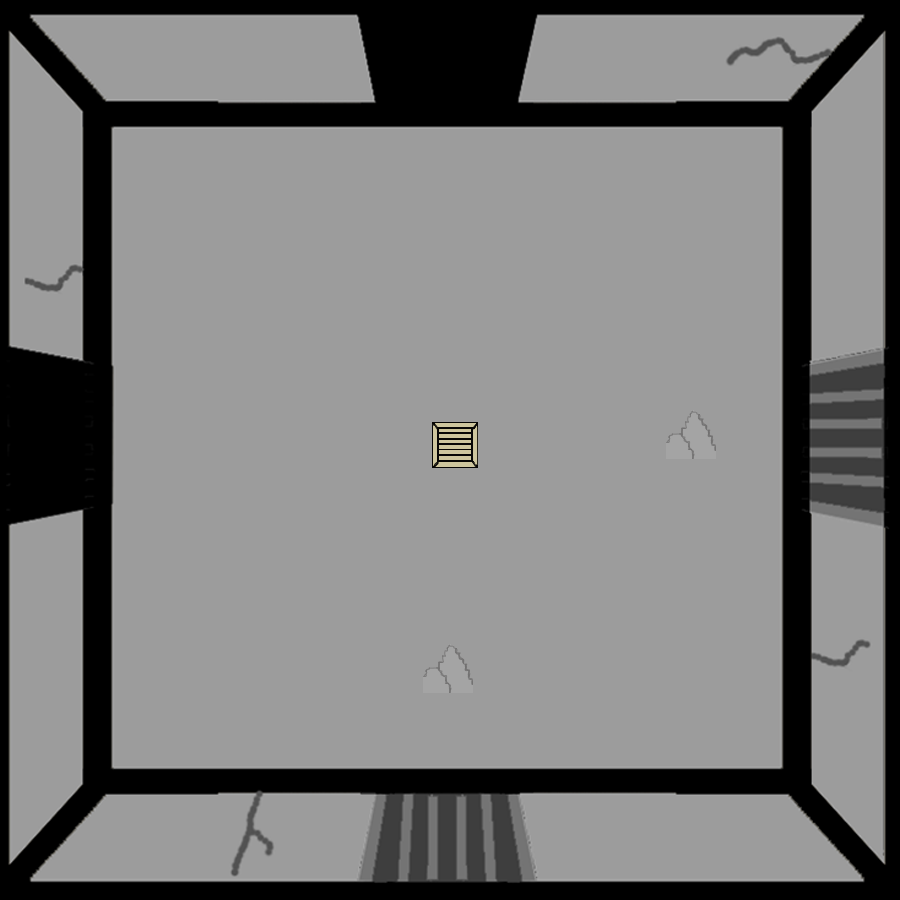

This is a level from a 2D game, rendered from its Tiled map with the project's own tilesets. A one-line summary and the map file follow, with tile-layer data summarised:
An orthogonal 100x100 tile map with 9x9 px tiles, 2 tile layers (SALA, CAJAS Y ROCAS), 3 tilesets.

<map version="1.2" tiledversion="1.3.3" orientation="orthogonal" renderorder="right-down" width="100" height="100" tilewidth="9" tileheight="9" infinite="0" nextlayerid="3" nextobjectid="1">
 <tileset firstgid="1" source="PRISION14.tsx" />
 <tileset firstgid="10001" source="CAJA.tsx" />
 <tileset firstgid="10026" source="ROCAS.tsx" />
 <layer id="1" name="SALA" width="100" height="100">
  <data>[10000 cells, 10000 non-empty, 10000 distinct tile ids]</data>
 </layer>
 <layer id="2" name="CAJAS Y ROCAS" width="100" height="100">
  <data>[10000 cells, 738 non-empty, 737 distinct tile ids]</data>
 </layer>
</map>
